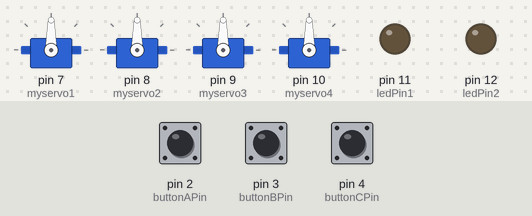
Bench run of a sketch on a simulated Arduino Uno, built with avr-gcc and run on an emulated ATmega328P. Parts: 4 × servo, output pins drawn as LEDs (lit = HIGH). Dashed ring = blinking. Inputs (shaded band) come from the test bench; at power-on: pin 2 (buttonAPin) LOW, pin 3 (buttonBPin) LOW, pin 4 (buttonCPin) LOW.

Above: at 1.2 s.
1.3 s: pin 2 (buttonAPin) pulled HIGH for 0.15 s
At 1.55 s:
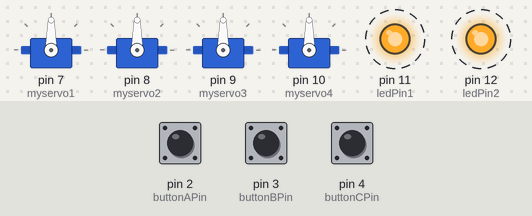
4.3 s: pin 3 (buttonBPin) pulled HIGH for 0.15 s
At 4.58 s:
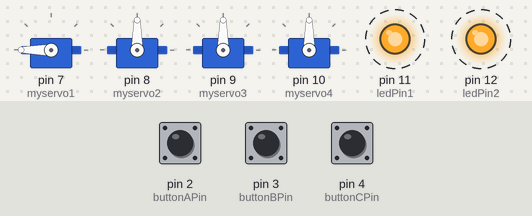
Timing chart, 0 to 13.3 s (numbered marks = the images above; inputs shaded):
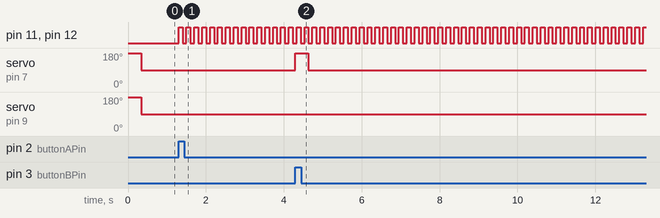

The sketch:

P2_Once_Upon_An_Arduino.ino
```cpp
/*
Raiders of the Lost Ark

Team Name: Team TNT
Team Members: Noah Rutledge and Theo Chau
Description: In this program, there are five interactions that tell the story of Raiders of the Lost Ark.
*/

//include the servo library
#include <Servo.h>

//create four servo objects
Servo myservo1;
Servo myservo2;
Servo myservo3;
Servo myservo4;

//LED pin assignments
const int ledPin1 = 11;
const int ledPin2 = 12;

//timing variables for LED toggling
unsigned long currentTime;
unsigned long previousTime = 0;
int timerLength = 100;
bool systemOn = false;
bool ledOn = false;

//button A variables
const int buttonAPin = 2;
int buttonAState = 0;
int lastButtonAState = 0;
bool A = false;

//button B variables
const int buttonBPin = 3;
int buttonBState = 0;
int lastButtonBState = 0;
bool B = false;

//button C variables
const int buttonCPin = 4;
int buttonCState = 0;
int lastButtonCState = 0;
bool C = false;

//button D variables
const int buttonDPin = 5;
int buttonDState = 0;
int lastButtonDState = 0;
bool D = false;

//button E variables
const int buttonEPin = 6;
int buttonEState = 0;
int lastButtonEState = 0;
bool E = false;

//servo timing for timed motion
unsigned long servo1StartTime = 0;
unsigned long servo3StartTime = 0;
bool servo1Active = false;
bool servo3Active = false;

void setup() {
  //attach servos to pins
  myservo1.attach(7);
  myservo2.attach(8);
  myservo3.attach(9);
  myservo4.attach(10);

  //start servo 1 with a rotation and start timer
  myservo1.write(360);
  servo1Active = true;
  servo1StartTime = millis();

  //start servo 3 with a rotation and start timer
  myservo3.write(360);
  servo3Active = true;
  servo3StartTime = millis();

  //set LED pins as outputs
  pinMode(ledPin1, OUTPUT);
  pinMode(ledPin2, OUTPUT);

  //set button pins as inputs
  pinMode(buttonAPin, INPUT);
  pinMode(buttonBPin, INPUT);
  pinMode(buttonCPin, INPUT);
  pinMode(buttonDPin, INPUT);
  pinMode(buttonEPin, INPUT);

  //begin serial communication
  Serial.begin(9600);
}

void loop() {
  //get current time
  currentTime = millis();

  //button A: LED toggle
  buttonAState = digitalRead(buttonAPin);

  if (buttonAState != lastButtonAState && A == false) {
    if (buttonAState == HIGH) {
      systemOn = true;
      A = true;
    }
  }

  //if LED system is active, blink LEDs at the preset interval
  if (systemOn == true) {
    //basic toggling timer
    if (currentTime - previousTime > timerLength) {
      ledOn = !ledOn;
      previousTime = currentTime;
    }

    //update LED outputs
    if (ledOn) {
      digitalWrite(ledPin1, HIGH);
      digitalWrite(ledPin2, HIGH);
    } else {
      digitalWrite(ledPin1, LOW);
      digitalWrite(ledPin2, LOW);
    }
  }

  //button B: move servo 1
  if (A == true) {
    buttonBState = digitalRead(buttonBPin);
    if (buttonBState != lastButtonBState && B == false) {
      if (buttonBState == HIGH) {
        myservo1.write(360);
        servo1Active = true;
        servo1StartTime = currentTime;
        B = true;
      }
    }
  }

  //stop servo 1 after 180 degree rotation
  if (servo1Active && (currentTime - servo1StartTime >= 333)) {
    myservo1.write(90);
    servo1Active = false;
  }

  //button C: move servo 2
  if (B == true) {
    buttonCState = digitalRead(buttonCPin);
    if (buttonCState != lastButtonCState && C == false) {
      if (buttonCState == HIGH) {
        myservo2.write(180);
        C = true;
      }
    }
  }

  //button D: move servo 3
  if (C == true) {
    buttonDState = digitalRead(buttonDPin);
    if (buttonDState != lastButtonDState && D == false) {
      if (buttonDState == HIGH) {
        myservo3.write(360);
        servo3Active = true;
        servo3StartTime = currentTime;
        D = true;
      }
    }
  }

  //stop servo 3 after 180 degree rotation
  if (servo3Active && (currentTime - servo3StartTime >= 333)) {
    myservo3.write(90);
    servo3Active = false;
  }

  //button E: move servo 4
  if (D == true) {
    buttonEState = digitalRead(buttonEPin);
    if (buttonEState != lastButtonEState && E == false) {
      if (buttonEState == HIGH) {
        myservo4.write(180);
        E = true;
      }
    }
  }

  //when everything is done
  if (E == true) {
    Serial.println("The End!");
  }

  //update last states for all buttons
  lastButtonAState = buttonAState;
  lastButtonBState = buttonBState;
  lastButtonCState = buttonCState;
  lastButtonDState = buttonDState;
  lastButtonEState = buttonEState;
}
```

Measured:
- after the input at 1.3 s, pin 11 (ledPin1), pin 12 (ledPin2): alternates HIGH for 0.10 s and LOW for 0.10 s, starting at once
- after the input at 4.3 s, servo on pin 7 (myservo1): 90° → 180° at once, → 90° 0.33 s later
